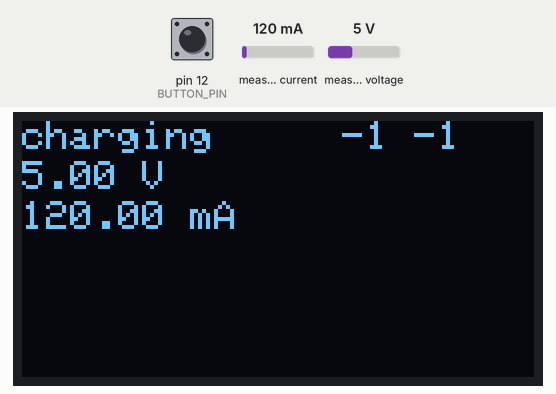
Simulated run of this sketch. Board: Arduino Uno, built with avr-gcc and run on an emulated ATmega328P. On the bench: 128×64 one-colour display. The inputs (shaded band) are chosen by the test bench; at power-on: measured current 120 mA, measured voltage 5 V, pin 12 (BUTTON_PIN) HIGH. What the sketch prints to the serial monitor is not drawn.

Above: at 0.1 s.
5.7 s: measured current set to 40 mA
At 16.1 s:
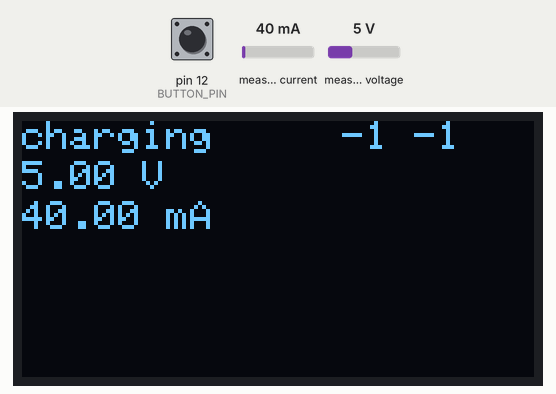
16.4 s: measured voltage set to 0.3 V
27.1 s: pin 12 (BUTTON_PIN) pulled LOW for 0.15 s
At 27.8 s:
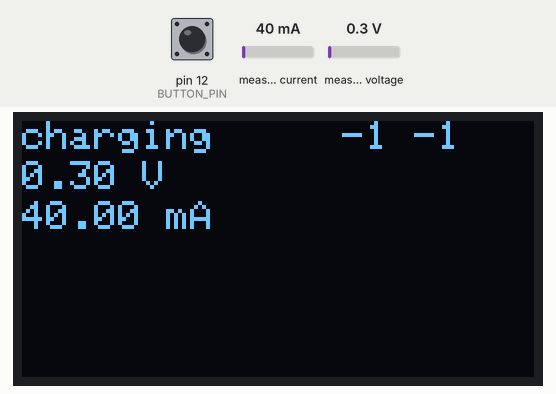
28.7 s: measured current set to 500 mA
39.4 s: measured voltage set to 3.8 V
At 41.4 s:
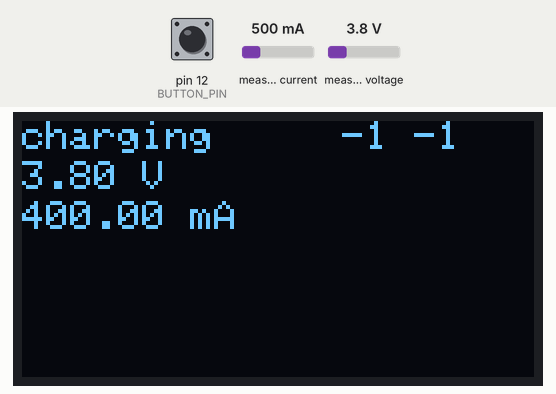
Timing chart, 0 to 42.9 s (numbered marks = the images above; inputs shaded):
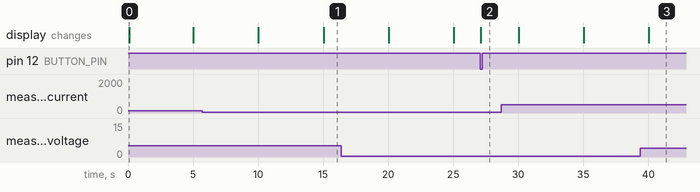

The sketch:

power_supply.ino
```cpp
// Cool ARduino OLED INA (CAROLINA) Power Supply
//
// Required Libraries
// https://github.com/adafruit/Adafruit_INA219
// https://github.com/adafruit/Adafruit_SSD1306

#include "CarolinaPowerSupply.h"


CarolinaPowerSupply carolinaPowerSupply;

void setup() {
  carolinaPowerSupply.setup();
}

void loop() {
  carolinaPowerSupply.loop();
}
```

Button.cpp
```cpp
#ifndef BUTTON_H
#define BUTTON_H
#if ARDUINO >= 100
 #include "Arduino.h"
#else
 #include "WProgram.h"
#endif

#include "Button.h"

#define DEBOUNCE 50

Button::Button(int buttonPin){
    this->buttonPin = buttonPin;
}

void Button::setup(){
    pinMode(this->buttonPin, INPUT_PULLUP);
}


void Button::checkSwitches()
{
    if (this->isDebouncing && (this->debounceLastTime + DEBOUNCE) > millis()) {
        return; // not enough time has passed to debounce
    }
    char buttonState = digitalRead(this->buttonPin);
    char currentState = !buttonState;   // read the button

    if (currentState != this->pressed) {
        this->pressed = currentState;
        if (currentState == 1) {
            this->_onPressed();
        }
        else {
            this->_onReleased();
        }
        this->_onChanged(this->pressed);
        this->isDebouncing = 1;
    }
    else {
        this->isDebouncing = 0;
    }
    // ok we have waited DEBOUNCE milliseconds, lets reset the timer
    this->debounceLastTime = millis();
}

void Button::loop() {
    this->checkSwitches();      // when we check the switches we'll get the current state
}

void Button::_onPressed() {
    if (pressCallbackPtr != NULL) {
        pressCallbackPtr();
    }
}

void Button::_onReleased() {
    if (releaseCallbackPtr != NULL) {
        releaseCallbackPtr();
    }
}

void Button::_onChanged(char state) {
    if (changeCallbackPtr != NULL) {
        changeCallbackPtr(state);
    }
}

void Button::setChangeCallback(void (*changeCallbackPtr)(char)) {
    this->changeCallbackPtr = changeCallbackPtr;
}
void Button::setPressCallback(void (*pressCallbackPtr)()) {
    this->pressCallbackPtr = pressCallbackPtr;
}
void Button::setReleaseCallback(void (*releaseCallbackPtr)()) {
    this->releaseCallbackPtr = releaseCallbackPtr;
}

#endif
```

Button.h
```cpp
#include "Arduino.h"

class Button {
    int buttonPin;
    char pressed;
    void (*changeCallbackPtr)(char) = NULL;
    void (*pressCallbackPtr)() = NULL;
    void (*releaseCallbackPtr)() = NULL;

    //debouncing staff
    char isDebouncing;
    long debounceLastTime;
    void checkSwitches();
    void _onPressed();
    void _onReleased();
    void _onChanged(char state);

    public:
    Button(int buttonPin);
    void setChangeCallback(void (*changeCallbackPtr)(char));
    void setPressCallback(void (*pressCallbackPtr)());
    void setReleaseCallback(void (*releaseCallbackPtr)());
    void loop();
    void setup();
};
```

CarolinaPowerSupply.cpp
```cpp
#ifndef CAROLINA_POWER_SUPPLY_CPP_
#define CAROLINA_POWER_SUPPLY_CPP_

// Copyright 2020 Max Starikov


#include "./Arduino.h"
#include "./CarolinaPowerSupply.h"

#include <Wire.h>
#include <Adafruit_INA219.h>
#include <Adafruit_SSD1306.h>
#include <EEPROM.h>
#include "Button.h"
#include "Timer.h"

Adafruit_INA219 ina219;

#define OLED_RESET 4
#define BUTTON_PIN 12
#define MAX_SESSIONS_NUMBER 10

#define DISPLAY_MODE_CURRENT 1
#define DISPLAY_MODE_CAPACITY 2
#define DISPLAY_MODE_QUESTION 3

#define MODE_DISCHARGING 0
#define MODE_CHARGING 1

#define EEPROM_SKIP 2

Adafruit_SSD1306 display(OLED_RESET);


double busvoltage = 0;
double current_mA = 0;
double capacity = 0;
double capacityW = 0;
int counterEEPROM = 0;


unsigned long previousTime = 0;

Button button = Button(BUTTON_PIN);
Timer timer1 = Timer(5000);

byte displayMode = DISPLAY_MODE_CURRENT;
byte chargingMode = MODE_DISCHARGING;

int numberSessions = 0;
int sessionIndex = 0;

struct Session {
  byte mode;
  double ah;
  double wh;
  int duration;
};


void readFromEEPROM() {
  int address = 0;
  Session ses;
  EEPROM.get(address, numberSessions);
  address += sizeof(int);
  EEPROM.get(address, sessionIndex);
  address += sizeof(int);
  address += sessionIndex * sizeof(Session);
  EEPROM.get(address, ses);
  capacity = ses.ah;
  capacityW = ses.wh;
  chargingMode = ses.mode;
  Serial.println("capacity");
  Serial.println(numberSessions);
}

void storeToEEPROM() {
  int address = 0;
  Session ses;
  address += sizeof(int);
  address += sizeof(int);
  address += sessionIndex * sizeof(Session);
  EEPROM.get(address, ses);
  ses.ah = capacity;
  ses.wh = capacityW;
  ses.mode = chargingMode;
  EEPROM.put(address, ses);
}

void nextSession() {
  storeToEEPROM();
  sessionIndex++;
  if (sessionIndex > MAX_SESSIONS_NUMBER) {
    sessionIndex = 0;
  }
  numberSessions++;
  capacity = 0;
  capacityW = 0;

  int address = 0;
  Session ses;
  ses.ah = 0;
  ses.wh = 0;
  ses.mode = chargingMode;
  numberSessions = EEPROM.put(address, numberSessions);
  address += sizeof(int);
  sessionIndex = EEPROM.put(address, sessionIndex);
  address += sizeof(int);
  address += sessionIndex * sizeof(Session);
  EEPROM.get(address, ses);

  display.print("next session");
  display.print(sessionIndex);
}


void storeToEEPROMIfNeeded() {
  if (counterEEPROM == 0) {
    storeToEEPROM();
  }
  counterEEPROM++;
  if (counterEEPROM > EEPROM_SKIP) {
    counterEEPROM = 0;
  }
}

void readCurrent() {
  // read data from ina219
  busvoltage = ina219.getBusVoltage_V();
  current_mA = ina219.getCurrent_mA();
}

void countCapacity() {
  readCurrent();
  unsigned long newTime = micros();
  if (previousTime != 0) {
    if (
      (current_mA > 0 && chargingMode == MODE_DISCHARGING) ||
      (current_mA < 0 && chargingMode == MODE_CHARGING)
    ) {
      unsigned long timeDiff = previousTime - newTime;
      //3600 - number seconds in hour, 1000 mA - in 1A, 1000000 - mS in 1 second
      double capacityDiff = ((double)timeDiff * abs(current_mA)) / 3600000000000;
      double capacityDiffW = ((double)timeDiff * abs(current_mA * busvoltage)) / 3600000000000;

      capacity += capacityDiff;
      capacityW += capacityDiffW;
      storeToEEPROMIfNeeded();
    }
  }
  previousTime = newTime;
}


void initDisplay() {
  display.begin(SSD1306_SWITCHCAPVCC, 0x3C);
  display.clearDisplay();
  display.setTextColor(WHITE);
  display.setTextSize(1);
  display.display();
}

void drawCurrentDisplay() {
  // show data on OLED
  display.clearDisplay();

  display.setCursor(0, 0);
  if (chargingMode == MODE_DISCHARGING) {
    display.print("discharging");
  } else {
    display.print("charging");
  }

  display.setCursor(80, 0);
  display.print(sessionIndex);
  display.print(" ");
  display.print(numberSessions);

  display.setCursor(0, 10);
  display.print(busvoltage);
  display.print(" V");

  display.setCursor(0, 20);
  display.print(abs(current_mA));
  display.print(" mA");

  display.display();
}

void drawCapacityDisplay() {
  // show data on OLED
  display.clearDisplay();

  display.setCursor(0, 0);
  if (chargingMode == MODE_DISCHARGING) {
    display.print("discharging");
  } else {
    display.print("charging");
  }

  display.setCursor(80, 0);
  display.print(sessionIndex);
  display.print(" ");
  display.print(numberSessions);


  display.setCursor(0, 10);
  display.print(capacity);
  display.print(" mAh");

  display.setCursor(0, 20);
  display.print(capacityW);
  display.print(" mWh");

  display.display();
}

void drawQuestionDisplay() {
  display.clearDisplay();

  display.setCursor(0, 0);

  if (chargingMode == MODE_CHARGING) {
    display.print("stop charging?");
  } else {
    display.print("stop discharging?");
  }

  display.setCursor(0, 15);
  display.print("<ok>");

  display.display();
}

void drawDisplay() {
  if (displayMode == DISPLAY_MODE_CURRENT) {
    drawCurrentDisplay();
  }

  if (displayMode == DISPLAY_MODE_CAPACITY) {
    drawCapacityDisplay();
  }

  if (displayMode == DISPLAY_MODE_QUESTION) {
    drawQuestionDisplay();
  }
}

void updateDisplayMode() {
  byte mode;
  if (current_mA > 0) {
    mode = MODE_DISCHARGING;
  } else {
    mode = MODE_CHARGING;
  }

  if (mode == chargingMode) {
    if (displayMode == DISPLAY_MODE_CURRENT) {
      displayMode = DISPLAY_MODE_CAPACITY;
    } else {
      displayMode = DISPLAY_MODE_CURRENT;
    }
  } else {
    if (displayMode == DISPLAY_MODE_CURRENT) {
      displayMode = DISPLAY_MODE_CAPACITY;
    } else if (displayMode == DISPLAY_MODE_CAPACITY) {
      displayMode = DISPLAY_MODE_QUESTION;
    } else {
      displayMode = DISPLAY_MODE_CURRENT;
    }
  }
}

void checkIfSwitchNeeded() {
  readCurrent();
  byte mode;
  if (current_mA > 0) {
    mode = MODE_DISCHARGING;
  } else {
    mode = MODE_CHARGING;
  }

  if (mode != chargingMode) {
    updateDisplayMode();
  }
}

void button_click(char value) {
  Serial.println("click");
  if (displayMode == DISPLAY_MODE_QUESTION) {
    Serial.println("worked");

    if (chargingMode == MODE_CHARGING) {
      Serial.println("now discharging");
      chargingMode = MODE_DISCHARGING;
      nextSession();
    }
    else if (chargingMode == MODE_DISCHARGING) {
      Serial.println("now charging");
      chargingMode = MODE_CHARGING;
      nextSession();
    }
    updateDisplayMode();
    drawDisplay();
  }
};

void timeout_callback() {
  countCapacity();
  updateDisplayMode();
  drawDisplay();
};

CarolinaPowerSupply::CarolinaPowerSupply() {

}

void CarolinaPowerSupply::setup() {

  //for (int i = 0 ; i < EEPROM.length() ; i++) {
  //  EEPROM.write(i, 0);
  //}

  Serial.begin(9600);
  Serial.println("setup");
  // initialize ina219 with default measurement range of 16V, 400mA
  ina219.begin();
  ina219.setCalibration_16V_400mA(); // set measurement range to 16V, 400mA


  button.setup();
  button.setPressCallback(button_click);

  timer1.setup();
  timer1.setTimeoutCallback(timeout_callback);

  readFromEEPROM();
  readCurrent();
  initDisplay();
  // initialize OLED display
  drawDisplay();
}

void CarolinaPowerSupply::loop() {
  button.loop();
  timer1.loop();
  //checkIfSwitchNeeded();
}

#endif  // CAROLINA_POWER_SUPPLY_H_
```

CarolinaPowerSupply.h
```cpp
#ifndef CAROLINA_POWER_SUPPLY_H_
#define CAROLINA_POWER_SUPPLY_H_
// Copyright 2020 Max Starikov

#include "./Arduino.h"


class CarolinaPowerSupply {
  public:
  CarolinaPowerSupply();
  void setup();
  void loop();
};

#endif  // CAROLINA_POWER_SUPPLY_H_
```

Timer.cpp
```cpp
#ifndef TIMER_H
#define TIMER_H

#include "Arduino.h"
#include "Timer.h"


Timer::Timer(long milliseconds){
    this->timeOut = milliseconds;
}

void Timer::setup() {
    timeStart = millis();
}

void Timer::loop() {
    long current = millis();
    if (current - timeStart < timeOut) {
        return;
    }
    timeStart = current;
    if (timeoutCallback != NULL) {
        timeoutCallback();
    }
}

void Timer::setTimeoutCallback(void (*timeoutCallbackPtr)()) {
    this->timeoutCallback = timeoutCallbackPtr;
}

#endif
```

Timer.h
```cpp
#include "Arduino.h"

class Timer {
    long timeOut;
    long timeStart;
    void (*timeoutCallback)() = NULL;

    public:
    Timer(long milliseconds);
    void setTimeoutCallback(void (*timeoutCallbackPtr)());
    void loop();
    void setup();
};
```

Measured:
- after the input at 27.1 s, the display: changes at once (image 2)
- what the display in image 0 shows lasts 4.9 s, from 0.1 s to 5.0 s
